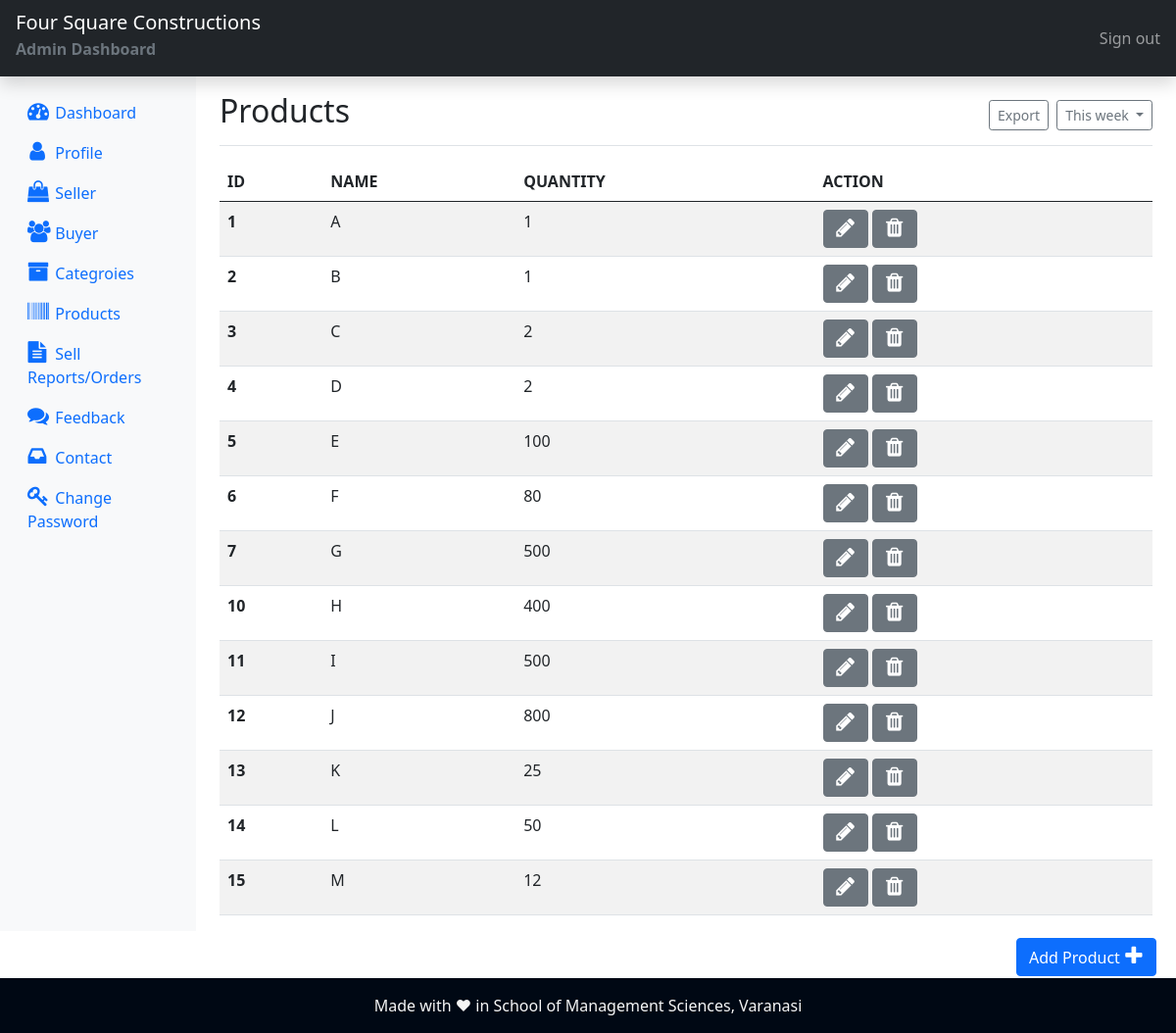
Page /admin/products.php (signed in) on the earlier database version.
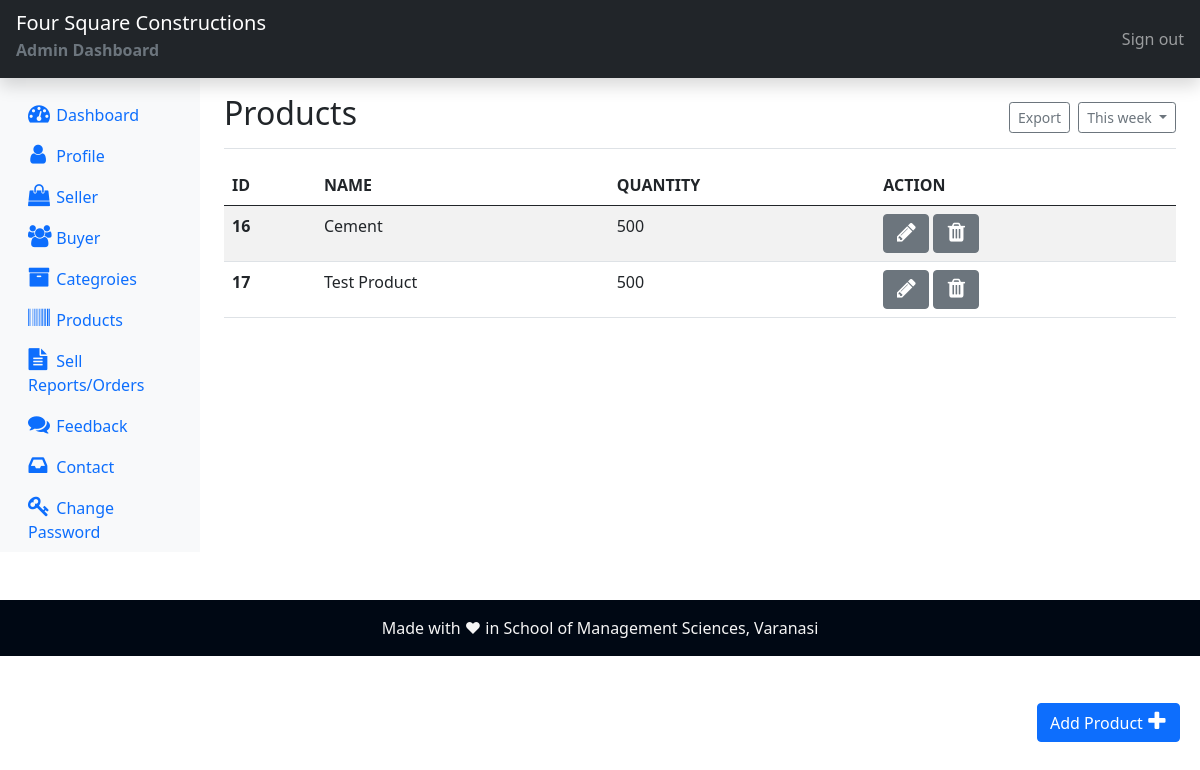
Same page on the later database version.
### tables this page shows
CREATE TABLE `products` (
  `pr_id` int(11) NOT NULL,
  `pr_name` varchar(255) NOT NULL,
  `pr_desc` varchar(255) NOT NULL,
  `pr_img` text NOT NULL,
  `pr_origionalprice` int(11) NOT NULL,
  `pr_sellingprice` int(11) NOT NULL,
  `pr_quantity` int(11) NOT NULL,
  `pr_unit` varchar(255) NOT NULL,
  `pr_brand` varchar(255) NOT NULL,
  `se_id` int(11) NOT NULL,
  `cat_id` int(11) NOT NULL
);

### admin/products.php (the view, shortened to what this page needs)
<?php
include("dashboard/header.inc.php");
include("dashboard/sidepane.inc.php");
include_once('../dbconnection.php');
?>
    <main class="col-md-9 ms-sm-auto col-lg-10 px-md-4">
      <div class="d-flex justify-content-between flex-wrap flex-md-nowrap align-items-center pt-3 pb-2 mb-3 border-bottom">
        <h1 class="h2">Products</h1>
        <div class="btn-toolbar mb-2 mb-md-0">
          <div class="btn-group me-2">
         <input type="button" class="btn btn-sm btn-outline-secondary" value="Export" onclick="window.print()"></input>
          </div>
          <button type="button" class="btn btn-sm btn-outline-secondary dropdown-toggle">
            This week
          </button>
        </div>
      </div>
<?php
    $sql = " SELECT * FROM products ";
    $result = $conn->query($sql);
    if ($result->num_rows > 0) {
  ?>
      <table class="table table-striped table-hover">
  <thead>
    <tr>
      <th scope="col">ID</th>
      <th scope="col">NAME</th>
      <th scope="col">QUANTITY</th>
      <th scope="col">ACTION</th>
    </tr>
  </thead>
  <tbody>
  <?php
          while ($row = $result->fetch_assoc()) {
          ?>
    <tr>
      <th scope="row"><?php echo $row['pr_id'] ?></th>
      <td><?php echo $row['pr_name'] ?></td>
      <td><?php echo $row['pr_quantity'] ?></td>
      <td>
      <form method="POST" class="d-inline" action="editproduct.php">
                  <button type="submit" class="btn btn-secondary" name="view" value="view"><i class="fa fa-pencil" aria-hidden="true"></i></button>
                </form>
                <form method="POST" class="d-inline" action="">
                  <button type="submit" class="btn btn-secondary" name="delete" value="delete"><i class="fa fa-trash" aria-hidden="true"></i></button>
                </form>
      </td>
    </tr>
    <?php
          } ?>
  </tbody>
</table>
<?php }
 else {
      echo ("Data not found");
    }
    ?>
<a class="btn btn-primary box mb-5" href="addproducts.php">Add Product&nbsp;<i class="fa fa-plus" aria-hidden="true"></i></a>
</main>
  </div>
</div>
<?php include("dashboard/footer.inc.php") ?>
</body>
</html>

Differences in the rows shown:
removed products: pr_id "1", pr_name "A", pr_quantity "1"
removed products: pr_id "2", pr_name "B", pr_quantity "1"
removed products: pr_id "3", pr_name "C", pr_quantity "2"
removed products: pr_id "4", pr_name "D", pr_quantity "2"
removed products: pr_id "5", pr_name "E", pr_quantity "100"
removed products: pr_id "6", pr_name "F", pr_quantity "80"
removed products: pr_id "7", pr_name "G", pr_quantity "500"
removed products: pr_id "10", pr_name "H", pr_quantity "400"
removed products: pr_id "11", pr_name "I", pr_quantity "500"
removed products: pr_id "12", pr_name "J", pr_quantity "800"
removed products: pr_id "13", pr_name "K", pr_quantity "25"
removed products: pr_id "14", pr_name "L", pr_quantity "50"
removed products: pr_id "15", pr_name "M", pr_quantity "12"
added products: pr_id "16", pr_name "Cement", pr_quantity "500"
added products: pr_id "17", pr_name "Test Product", pr_quantity "500"
